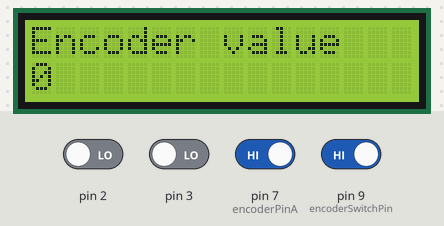
The sketch below on a simulated Arduino Uno, built with avr-gcc and run on an emulated ATmega328P. On the bench: 16×2 character LCD. Inputs (shaded band) come from the test bench; at power-on: pin 7 (encoderPinA), pin 9 (encoderSwitchPin) HIGH, pin 2, pin 3 LOW.

Above: at 1.2 s.
1.3 s: pin 2 driven HIGH
At 1.7 s:
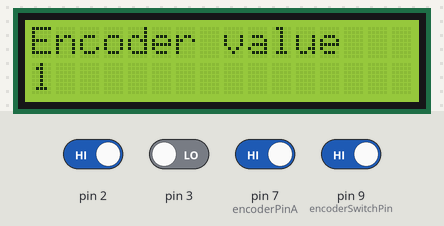
Timing chart, 0 to 4.3 s (numbered marks = the images above; inputs shaded):
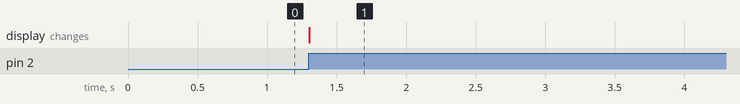

Measured:
- after the input at 1.3 s, the display: changes at once (image 1)

The sketch:

encoder_lcd.ino
```cpp
// include the library code:
#include <LiquidCrystal.h>

// initialize the library with the numbers of the interface pins
LiquidCrystal lcd(12, 11, 5, 4, 3, 2);

// Using a 5 pin rotary encoder made by Keyes from the 37 in 1 Sensor Kit

const int encoderPinA = 7;     // right (labeled DT on our decoder)
const int encoderPinB = 8;     // left (labeled CLK on our decoder)
const int encoderSwitchPin = 9;

volatile unsigned int encoderPos = 0;     // a counter for the dial
int buttonState = 0;

const int maxVal = 360;

// interrupt service routine vars
boolean A_set = false;
boolean B_set = false;

void doEncoderA(){
    // Test transition, did things really change?
    if( digitalRead(encoderPinA) != A_set )
    {
        A_set = !A_set;
        // adjust counter + if A leads B
        if ( A_set && !B_set )
        {
            // Increment or roll over
            if (encoderPos == maxVal)
            {
                encoderPos = 0;
            }
            else
            {
                encoderPos += 1;
            }

        }
    }
}

void doEncoderB(){
    if( digitalRead(encoderPinB) != B_set )
    {
        B_set = !B_set;
        //    adjust counter - 1 if B leads A
        if( B_set && !A_set )
        {
            // Decrement or roll over
            if (encoderPos == 0)
            {
              encoderPos=maxVal;
            }
            else
            {
                encoderPos -= 1;
            }

        }
    }
}


void setup() {
  // set up the LCD's number of columns and rows:
  lcd.begin(16, 2);
  // Print a message to the LCD.
  lcd.print("Encoder value");

  pinMode(encoderPinA, INPUT_PULLUP);
pinMode(encoderPinB, INPUT_PULLUP);
pinMode(encoderSwitchPin, INPUT);

// encoder pin on interrupt 0 (pin 7)
attachInterrupt(0, doEncoderA, CHANGE);

// encoder pin on interrupt 1 (pin 8)
attachInterrupt(1, doEncoderB, CHANGE);

}

void loop() {
  // set the cursor to column 0, line 1
  // (note: line 1 is the second row, since counting begins with 0):
  //lcd.setCursor(0, 1);
  //lcd.print("        ");
  buttonState = digitalRead(encoderSwitchPin);
  if(buttonState == LOW){
    encoderPos = 0;
  }
  lcd.setCursor(0, 1);
  // print the number of seconds since reset:
  lcd.print(encoderPos);
  //lcd.print(buttonState);
  lcd.print("        "); //clear following cells if neccessary
}
```
